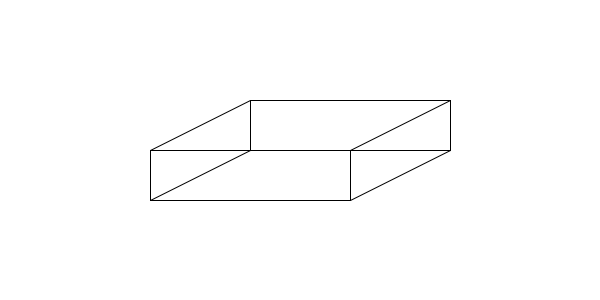
Frame 1 (no input)
Frame 60 (the mouse pressed at the canvas centre just before this capture): identical to frame 1, image omitted
Frame 120 (the mouse held since frame 60 and released just before this capture): identical to frame 1, image omitted

The Processing sketch that drew this single still picture (run headless with seeded random() and noise(); from frame 60 on, the mouse is pressed at the canvas centre):

// Processing sketch: processing_129972
// ── processing_129972.pde

int vX1=150;
int vX2=250;
int vX3=350;
int vX4=450;
int vY1=150;
int vY2=100;
void setup(){
  size(600,300);
  smooth();
}
void draw(){
  background(255);
  //líneas rectangulo superior
  line (vX1,vY1,vX2,vY2);
  line (vX2,vY2,vX4,vY2);
  line (vX4,vY2,vX3,vY1);
  line (vX1,vY1,vX3,vY1);
  //líneas rectangulo inferior
  line (vX1,vY1+50,vX2,vY2+50);
  line (vX2,vY2+50,vX4,vY2+50);
  line (vX4,vY2+50,vX3,vY1+50);
  line (vX1,vY1+50,vX3,vY1+50);
  //líneas que unen los dos rectangulos
  line (vX1,vY1,vX1,vY1+50);
  line (vX2,vY2,vX2,vY2+50);
  line (vX4,vY2,vX4,vY2+50);
  line (vX3,vY1,vX3,vY1+50);
  //rectangulos para la ilusión de un espacio
  //rectangle frontal
  if ((mouseX>vX1)&&(mouseX<vX3)&&(mouseY>vY1)&&(mouseY<vY1+50)){
    fill(#FA3535);
    quad(vX1,vY1,vX3,vY1,vX3,vY1+50,vX1,vY1+50);//rectangle frontal
    fill (255);
    quad(vX2,vY2,vX4,vY2,vX3,vY1,vX1,vY1);//rectangle superior
    }
    //rectangle superior
    if ((mouseX>vX2)&&(mouseX<vX3)&&(mouseY>vY2)&&(mouseY<vY1)){
      fill(#359FFA);
      quad(vX2,vY2,vX4,vY2,vX3,vY1,vX1,vY1);//rectangle superior
      fill(255);
      quad(vX1,vY1,vX3,vY1,vX3,vY1+50,vX1,vY1+50);//rectangle frontal
    }
    //rectangle lateral dret
    if ((mouseX>vX3)&&(mouseX<vX4)&&(mouseY<vY1)&&(mouseY>vY2)){
      fill(#FAEA35);
      quad(vX3,vY1,vX4,vY2,vX4,vY2+50,vX3,vY1+50);//rectangle lateral dret
      fill(255);
      quad(vX2,vY2,vX4,vY2,vX3,vY1,vX1,vY1);//rectangle superior
    }
    //rectangle lateral esquerre
    if ((mouseX>vX3-200)&&(mouseX<vX4-200)&&(mouseY<vY1)&&(mouseY>vY2)){
      fill(#D835FA);
      quad(vX1,vY1,vX2,vY2,vX2,vY2+50,vX1,vY1+50);
      fill(255);
      quad(vX2,vY2,vX4,vY2,vX4,vY1,vX2,vY2+50);
    }
    if((mouseX>vX3)&&(mouseX<vX4)&&(mouseY>vY1)&&(mouseY<vY1+50)){
      fill(#76FA35);
      quad(vX2,vY2+50,vX4,vY2+50,vX3,vY1+50,vX1,vY1+50);
      fill(255);
      quad(vX1,vY1,vX2,vY2,vX2,vY2+50,vX1,vY1+50);
}
}
